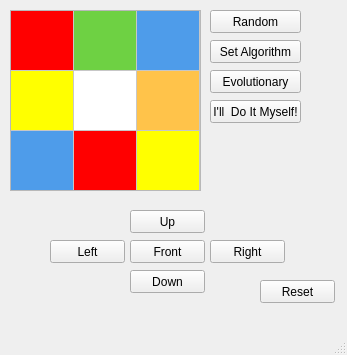
<?xml version="1.0" encoding="UTF-8"?>
<ui version="4.0">
 <class>MainWindow</class>
 <widget class="QMainWindow" name="MainWindow">
  <property name="geometry">
   <rect>
    <x>0</x>
    <y>0</y>
    <width>347</width>
    <height>355</height>
   </rect>
  </property>
  <property name="windowTitle">
   <string>Rubik's Cube Solver</string>
  </property>
  <widget class="QWidget" name="centralwidget">
   <widget class="QPushButton" name="randomButton">
    <property name="geometry">
     <rect>
      <x>210</x>
      <y>10</y>
      <width>91</width>
      <height>23</height>
     </rect>
    </property>
    <property name="text">
     <string>Random</string>
    </property>
   </widget>
   <widget class="QPushButton" name="pushButton_2">
    <property name="geometry">
     <rect>
      <x>210</x>
      <y>40</y>
      <width>91</width>
      <height>23</height>
     </rect>
    </property>
    <property name="text">
     <string>Set Algorithm</string>
    </property>
   </widget>
   <widget class="QPushButton" name="pushButton_3">
    <property name="geometry">
     <rect>
      <x>210</x>
      <y>70</y>
      <width>91</width>
      <height>23</height>
     </rect>
    </property>
    <property name="text">
     <string>Evolutionary</string>
    </property>
   </widget>
   <widget class="QPushButton" name="pushButton_4">
    <property name="geometry">
     <rect>
      <x>210</x>
      <y>100</y>
      <width>91</width>
      <height>23</height>
     </rect>
    </property>
    <property name="text">
     <string>I'll  Do It Myself!</string>
    </property>
   </widget>
   <widget class="QTableWidget" name="tableWidget">
    <property name="geometry">
     <rect>
      <x>10</x>
      <y>10</y>
      <width>191</width>
      <height>181</height>
     </rect>
    </property>
    <property name="sizePolicy">
     <sizepolicy hsizetype="Fixed" vsizetype="Fixed">
      <horstretch>0</horstretch>
      <verstretch>0</verstretch>
     </sizepolicy>
    </property>
    <property name="verticalScrollBarPolicy">
     <enum>Qt::ScrollBarAlwaysOff</enum>
    </property>
    <property name="horizontalScrollBarPolicy">
     <enum>Qt::ScrollBarAlwaysOff</enum>
    </property>
    <property name="editTriggers">
     <set>QAbstractItemView::NoEditTriggers</set>
    </property>
    <property name="selectionMode">
     <enum>QAbstractItemView::SingleSelection</enum>
    </property>
    <property name="textElideMode">
     <enum>Qt::ElideNone</enum>
    </property>
    <property name="rowCount">
     <number>3</number>
    </property>
    <property name="columnCount">
     <number>3</number>
    </property>
    <attribute name="horizontalHeaderVisible">
     <bool>false</bool>
    </attribute>
    <attribute name="horizontalHeaderCascadingSectionResizes">
     <bool>false</bool>
    </attribute>
    <attribute name="horizontalHeaderDefaultSectionSize">
     <number>63</number>
    </attribute>
    <attribute name="horizontalHeaderMinimumSectionSize">
     <number>63</number>
    </attribute>
    <attribute name="verticalHeaderVisible">
     <bool>false</bool>
    </attribute>
    <attribute name="verticalHeaderCascadingSectionResizes">
     <bool>false</bool>
    </attribute>
    <attribute name="verticalHeaderDefaultSectionSize">
     <number>60</number>
    </attribute>
    <attribute name="verticalHeaderMinimumSectionSize">
     <number>60</number>
    </attribute>
    <row/>
    <row/>
    <row/>
    <column/>
    <column/>
    <column/>
    <item row="0" column="0">
     <property name="text">
      <string/>
     </property>
     <property name="background">
      <brush brushstyle="SolidPattern">
       <color alpha="255">
        <red>255</red>
        <green>0</green>
        <blue>0</blue>
       </color>
      </brush>
     </property>
     <property name="foreground">
      <brush brushstyle="SolidPattern">
       <color alpha="255">
        <red>0</red>
        <green>0</green>
        <blue>0</blue>
       </color>
      </brush>
     </property>
    </item>
    <item row="0" column="1">
     <property name="text">
      <string/>
     </property>
     <property name="background">
      <brush brushstyle="SolidPattern">
       <color alpha="255">
        <red>110</red>
        <green>209</green>
        <blue>67</blue>
       </color>
      </brush>
     </property>
    </item>
    <item row="0" column="2">
     <property name="text">
      <string/>
     </property>
     <property name="background">
      <brush brushstyle="SolidPattern">
       <color alpha="255">
        <red>78</red>
        <green>156</green>
        <blue>234</blue>
       </color>
      </brush>
     </property>
    </item>
    <item row="1" column="0">
     <property name="text">
      <string/>
     </property>
     <property name="background">
      <brush brushstyle="SolidPattern">
       <color alpha="255">
        <red>255</red>
        <green>255</green>
        <blue>0</blue>
       </color>
      </brush>
     </property>
    </item>
    <item row="1" column="1">
     <property name="text">
      <string/>
     </property>
     <property name="background">
      <brush brushstyle="SolidPattern">
       <color alpha="255">
        <red>255</red>
        <green>255</green>
        <blue>255</blue>
       </color>
      </brush>
     </property>
    </item>
    <item row="1" column="2">
     <property name="text">
      <string/>
     </property>
     <property name="background">
      <brush brushstyle="SolidPattern">
       <color alpha="255">
        <red>255</red>
        <green>195</green>
        <blue>74</blue>
       </color>
      </brush>
     </property>
    </item>
    <item row="2" column="0">
     <property name="text">
      <string/>
     </property>
     <property name="background">
      <brush brushstyle="SolidPattern">
       <color alpha="255">
        <red>78</red>
        <green>156</green>
        <blue>234</blue>
       </color>
      </brush>
     </property>
    </item>
    <item row="2" column="1">
     <property name="text">
      <string/>
     </property>
     <property name="background">
      <brush brushstyle="SolidPattern">
       <color alpha="255">
        <red>255</red>
        <green>0</green>
        <blue>0</blue>
       </color>
      </brush>
     </property>
    </item>
    <item row="2" column="2">
     <property name="text">
      <string/>
     </property>
     <property name="background">
      <brush brushstyle="SolidPattern">
       <color alpha="255">
        <red>255</red>
        <green>255</green>
        <blue>0</blue>
       </color>
      </brush>
     </property>
    </item>
   </widget>
   <widget class="QPushButton" name="pushButton_5">
    <property name="geometry">
     <rect>
      <x>130</x>
      <y>240</y>
      <width>75</width>
      <height>23</height>
     </rect>
    </property>
    <property name="text">
     <string>Front</string>
    </property>
   </widget>
   <widget class="QPushButton" name="pushButton_6">
    <property name="geometry">
     <rect>
      <x>130</x>
      <y>210</y>
      <width>75</width>
      <height>23</height>
     </rect>
    </property>
    <property name="text">
     <string>Up</string>
    </property>
   </widget>
   <widget class="QPushButton" name="pushButton_7">
    <property name="geometry">
     <rect>
      <x>210</x>
      <y>240</y>
      <width>75</width>
      <height>23</height>
     </rect>
    </property>
    <property name="text">
     <string>Right</string>
    </property>
   </widget>
   <widget class="QPushButton" name="pushButton_8">
    <property name="geometry">
     <rect>
      <x>50</x>
      <y>240</y>
      <width>75</width>
      <height>23</height>
     </rect>
    </property>
    <property name="text">
     <string>Left</string>
    </property>
   </widget>
   <widget class="QPushButton" name="pushButton_9">
    <property name="geometry">
     <rect>
      <x>130</x>
      <y>270</y>
      <width>75</width>
      <height>23</height>
     </rect>
    </property>
    <property name="text">
     <string>Down</string>
    </property>
   </widget>
   <widget class="QPushButton" name="pushButton_10">
    <property name="geometry">
     <rect>
      <x>260</x>
      <y>280</y>
      <width>75</width>
      <height>23</height>
     </rect>
    </property>
    <property name="text">
     <string>Reset</string>
    </property>
   </widget>
  </widget>
  <widget class="QMenuBar" name="menubar">
   <property name="geometry">
    <rect>
     <x>0</x>
     <y>0</y>
     <width>347</width>
     <height>21</height>
    </rect>
   </property>
  </widget>
  <widget class="QStatusBar" name="statusbar"/>
 </widget>
 <resources/>
 <connections>
  <connection>
   <sender>tableWidget</sender>
   <signal>cellClicked(int,int)</signal>
   <receiver>tableWidget</receiver>
   <slot>repaint()</slot>
   <hints>
    <hint type="sourcelabel">
     <x>105</x>
     <y>121</y>
    </hint>
    <hint type="destinationlabel">
     <x>105</x>
     <y>121</y>
    </hint>
   </hints>
  </connection>
 </connections>
</ui>
